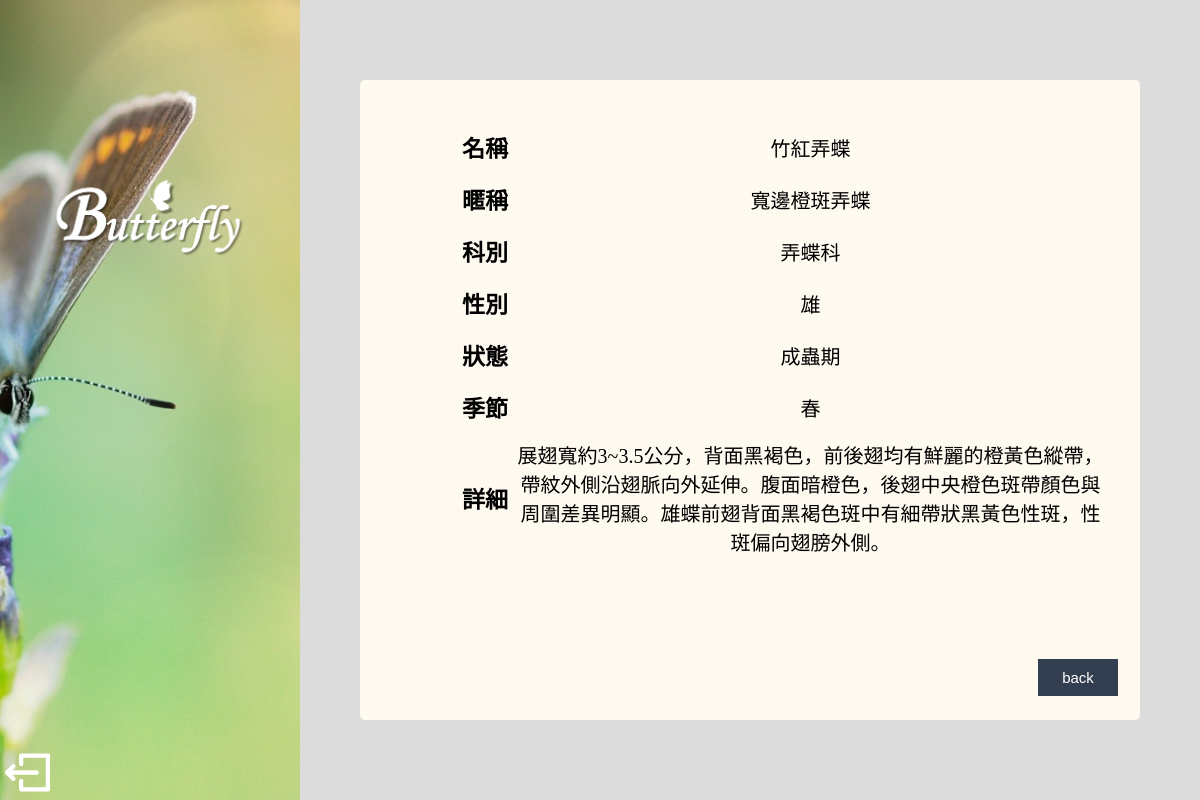
Page /user_intro.php?id=3 on the committed database.
### tables this page shows
CREATE TABLE `img` (
  `id` int(11) NOT NULL,
  `src` varchar(150) NOT NULL,
  `b_name` varchar(50) NOT NULL,
  `b_stage` varchar(50) NOT NULL,
  `date` date NOT NULL,
  `author` varchar(20) NOT NULL
);

CREATE TABLE `butterfly` (
  `id` int(11) NOT NULL,
  `name` text NOT NULL,
  `nickname` text NOT NULL,
  `field` text NOT NULL,
  `gender` varchar(2) NOT NULL,
  `stage` text NOT NULL,
  `season` text NOT NULL,
  `description` text NOT NULL
);

### model.php (called while the page is built, shortened)
<?php
require("dbconnect.php");
function getitButterflyList($id) {
    global $conn;
	$sql = "SELECT `butterfly`.*, `img`.`src` FROM `img`, `butterfly` WHERE img.b_name=butterfly.name AND img.b_stage=butterfly.stage AND img.id=$id";
	return mysqli_query($conn, $sql);
}
?>

### user_intro.php (the view, shortened to what this page needs)
<?php
require('loginmodel.php');
require('model.php');
$id = (int)$_REQUEST['id'];
$results=getitButterflyList($id);
if ($rs=mysqli_fetch_assoc($results)) {
	$name=$rs['name'];
    $nickname=$rs['nickname'];
    $field=$rs['field'];
    $gender=$rs['gender'];
    $stage=$rs['stage'];
    $season=$rs['season'];
    $description=$rs['description'];
} else {
	echo "Your id is wrong!!";
	exit(0);
}
?>
<!DOCTYPE html PUBLIC "-//W3C//DTD XHTML 1.0 Transitional//EN" "http://www.w3.org/TR/xhtml1/DTD/xhtml1-transitional.dtd">
<html xmlns="http://www.w3.org/1999/xhtml">
<head>
<link type="text/css" rel="stylesheet" href="user_upload.css">
</head>
<body>
<div class="box" id="box1"></div>
<div id="t">
<div id="menu">
<img src="image/title.png" id="title"/>
</div>
<a href='homepage.php'><img src="image/logout.png" id="logout"/></a>
</div>
<div id="content">
<table id="f">
<tr><th>名稱</th><td class="up_d"><?php echo $name;?></td></tr>
<tr><th>暱稱</th><td class="up_d"><?php echo $nickname;?></td></tr>
<tr><th>科別</th><td class="up_d"><?php echo $field;?></td></tr>
<tr><th>性別</th><td class="up_d"><?php echo $gender;?></td></tr>
<tr><th>狀態</th><td class="up_d"><?php echo $stage;?></td></tr>
<tr><th>季節</th><td class="up_d"><?php echo $season;?></td></tr>
<tr><th>詳細</th><td class="up_d"><?php echo $description;?></td></tr>
</table>
<div id="bu">
<button class="button"><a href="view.php">back</a></button>
</div>
</div>
</body>
</html>

### user_upload.css (style rules this page uses)
body { font-family: 微軟正黑體; text-align: center; font-size:20px; background-color: #DCDCDC; }
div { box-sizing: border-box; }
.box { width: 25%; height: 100%; position: absolute; background-size: cover; background-position: center center; background-image: url(image/1.jpg); top: 0px; left: 0px; }
#box1 { z-index: -998; }
#t { //background: url(image/圖片2.png); //background-size: 450px; position: absolute; top: 0px; left: 0px; width: 25%; height: 100%; }
#title { width: 80%; position: relative; display:block; margin: auto; }
#menu { position: absolute; width: 100%; left: 0px; top: 150px; text-align:center-left; font-size:30px; font-weight: bold; }
#content { position: absolute; top: 10%; right: 5%; width: 65%; height: 80%; border-radius:5px; background-color: #FFFAF0; //background: linear-gradient(to bottom, rgba(255, 255, 255,0.8), rgba(255, 255, 255,0.8)); }
#bu { position: absolute; bottom: 20px; right: 20px; }
.button { width: 80px; border: none; padding: 8px 16px; text-align: center; text-decoration: none; display: inline-block; font-size: 15px; margin: 4px 2px; //-webkit-transition-duration: 0.4s; //transition-duration: 0.4s; cursor: pointer; background-color: #333F50; color: white; border: 2px solid #333F50; overflow: hidden; }
.button a { display: block; margin: -10em; padding: 10em; text-decoration: none; color: white; }
#f { margin: 40px 30px auto; }
th { width: 10%; padding: 8px 3px; text-align:right; font-size:23px; //border: 1px solid #ccc; }
.up_d { width: 50%; padding: 6px 0px; //border: 1px solid #ccc; text-align: center; max-height: 380px; }
#logout { position: absolute; bottom: 5px; left: 5px; width: 15%; }

### rows in the picture
img: butterfly.name "竹紅弄蝶", butterfly.nickname "寬邊橙斑弄蝶", butterfly.field "弄蝶科", butterfly.gender "雄", butterfly.stage "成蟲期", butterfly.season "春", butterfly.description "展翅寬約3~3.5公分，背面黑褐色，前後翅均有鮮麗的橙黃色縱帶，帶紋外側沿翅脈向外延伸。腹面暗橙色，後翅中央橙色斑帶顏色與周圍差異明顯。雄蝶前翅背面黑褐色斑中有細帶狀黑黃色性斑，性斑偏向翅膀外側。"
